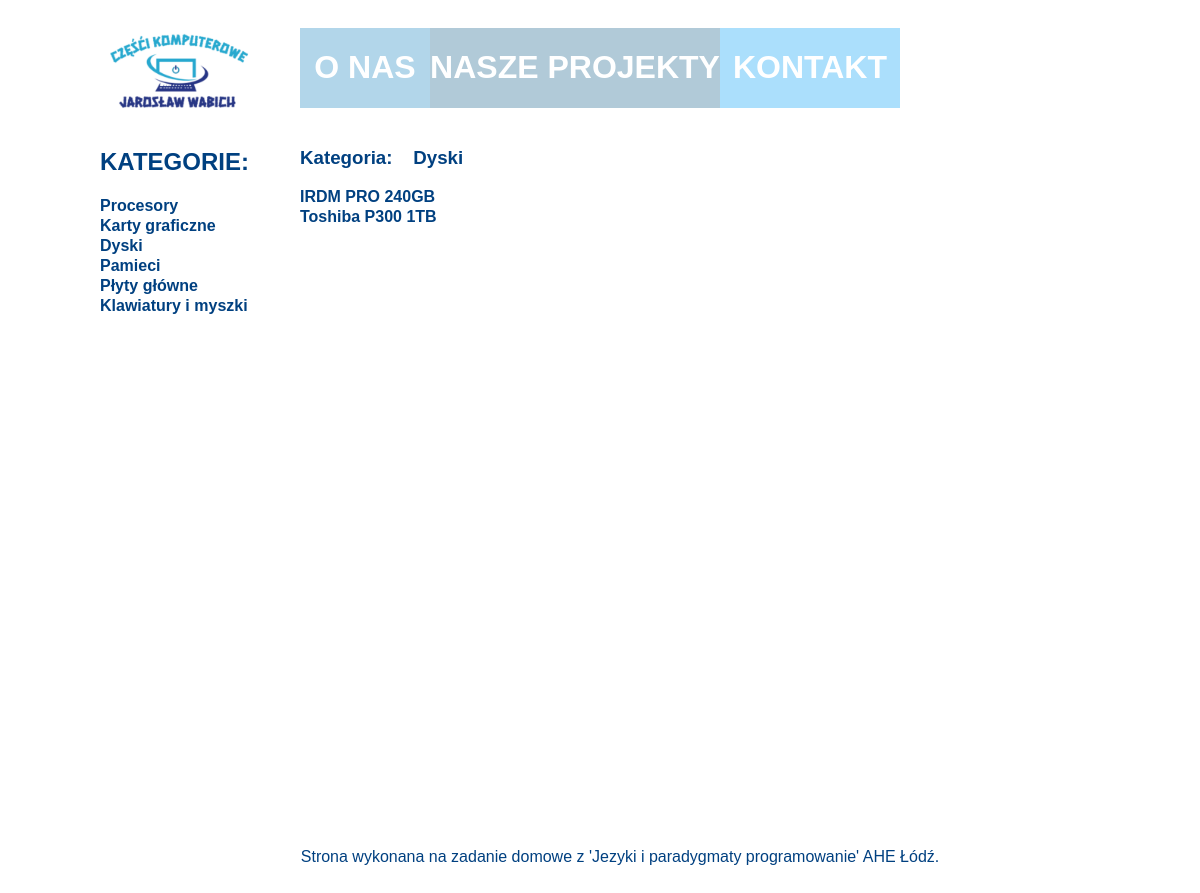
/kategoria/3/, run on the app's committed database.
### produkty/models.py (models this page shows, shortened)
class Kategoria(models.Model):
    nazwa = models.CharField(max_length=30)
    def __str__(self):
        return self.nazwa
    created = models.DateTimeField(auto_now_add=True)
    updated = models.DateTimeField(auto_now=True)
    class Meta:
        verbose_name        = "Kategria"
        verbose_name_plural = "Kategrie"

class Produkty(models.Model):
    nazwa   = models.CharField(max_length=60)
    opis    = models.TextField(blank=True)
    cena    = models.DecimalField(max_digits=99999 ,decimal_places=2)
    producent = models.ForeignKey(Producent,on_delete=models.CASCADE,blank=True,null=True)
    kategoria = models.ForeignKey(Kategoria,on_delete=models.CASCADE,blank=True,null=True)
    tagi      = models.ManyToManyField(Tagi,blank=True,null=True)
    obraz   = models.FileField(upload_to='', blank=True)
    created = models.DateTimeField(auto_now_add=True)
    updated = models.DateTimeField(auto_now=True)
    class Meta:
        verbose_name        = "Produkt"
        verbose_name_plural = "Produkty"

### produkty/views.py (the view)
# urls.py: path('kategoria/<int:id>/', kategoria, name='kategoria'),
def kategoria(request,id):
    kategoria_widok = Produkty.objects.filter(kategoria=id)
    kat = Kategoria.objects.get(pk=id)
    kats = Kategoria.objects.all()
    return render(request, 'produkty/katf.html', {'kategoria_widok': kategoria_widok,
                                                    'kat' : kat,'kats': kats,})

### produkty/templates/produkty/katf.html
{% extends 'produkty/baza.html' %}
{% block kategoria %}
<h3>Kategoria:&nbsp &nbsp {{ kat }}</h3>
{% if kategoria_widok %}
    <ul>
    {% for prod in kategoria_widok %}
        <li><a href="{% url 'detail' prod.id %}">{{ prod.nazwa }}</a></li>
    {% endfor %}
    </ul>
{% else %}
    <p>No products are available.</p>
{% endif %}
{% endblock %}

### produkty/templates/produkty/baza.html (shortened to what this page needs)
{% load static %}
    <link rel="stylesheet" type="text/css" href="{% static 'produkty/style.css' %}">
<!DOCTYPE html>
<html lang="en">
<head>
</head>
<body>
<div id="container">
        <div id="logo">
            {% load static %}
            <a href="{% url 'index'  %}"><img  height="125" src="{% static "/produkty/logo.png" %}" alt="My logo"></a>
            </div>
        <div id="topbarr">
        <div id="topbar1">
        <div id="t1">
            <a href="{% url 'index' %}"> <h1>O NAS</h1></a>
        </div>
        <div id="t2">
            <a href="{% url 'index' %}"><h1> NASZE PROJEKTY </h1></a>
        </div>
        <div id="t3">
           <a href="{% url 'index' %}"> <h1>
                KONTAKT
            </h1></a>
        </div>
    </div>
        </div>
    <div id="menu">
        <h2>KATEGORIE:</h2>
          {% if kats %}
        <ul>
        {% for kat in kats %}
            <li><a href="{% url 'kategoria' kat.id  %}">{{ kat.nazwa }}</a></li>
        {% endfor %}
        </ul>
    {% else %}
        <p>No products are available.</p>
    {% endif %}
    </div>
    <div id="content">
        {% block kategoria %}
            {% endblock %}
    </div>
    <div id="footer">
        Strona wykonana na zadanie domowe z 'Jezyki i paradygmaty programowanie' AHE Łódź.
    </div>
</div>
</body>
</html>

### produkty/static/produkty/style.css (style rules this page uses)
body { background: white; font-family: 'Arial'; color:#004080; }
#container { width:1000px; margin-left: auto; margin-right: auto; }
#logo { width:200; height:120px; color:white; float:left; text-align:left; }
#topbarr { width:600px; height:100px; float:left; text-align:center; }
#menu { float:left; width:200px; min-height:400px; text-align:left; color:#004080; }
#content { float:left; width:600px; min-height:700px; }
#footer { clear:both; padding:20px; width:1000px; text-align:center; a text-decoration:none; a:hover color:#yellow; }
#topbar1 { margin-top:20; width:600px; height:80px; color:white; }
#t1 { height:100%; width:130; float:left; background-color:#b2d6ea; color: white; text-align:center; }
#t2 { width:290px; height:100%; float:left; text-align:center; background-color:#b1cad8; color:white; }
#t3 { width:180px; height:100%; float:left; color:white; text-align:center; background-color:#abdffc; }
a { text-decoration:none; color:white; }
ul { line-height: 20px; font-weight: bold; list-style-type: none; margin-bottom: 10px; padding: 0; list-style-position: outside; }
li a { line-height: 20px; margin-bottom: 10px; color:#004080; text-decoration:none; padding:0px; list-style-type: none; }

### data on the page
Kategoria: nazwa "Procesory"
Kategoria: nazwa "Karty graficzne"
Kategoria: nazwa "Dyski"
Kategoria: nazwa "Pamieci"
Kategoria: nazwa "Płyty główne"
Kategoria: nazwa "Klawiatury i myszki"
Produkty: nazwa "IRDM PRO 240GB"
Produkty: nazwa "Toshiba P300 1TB"
